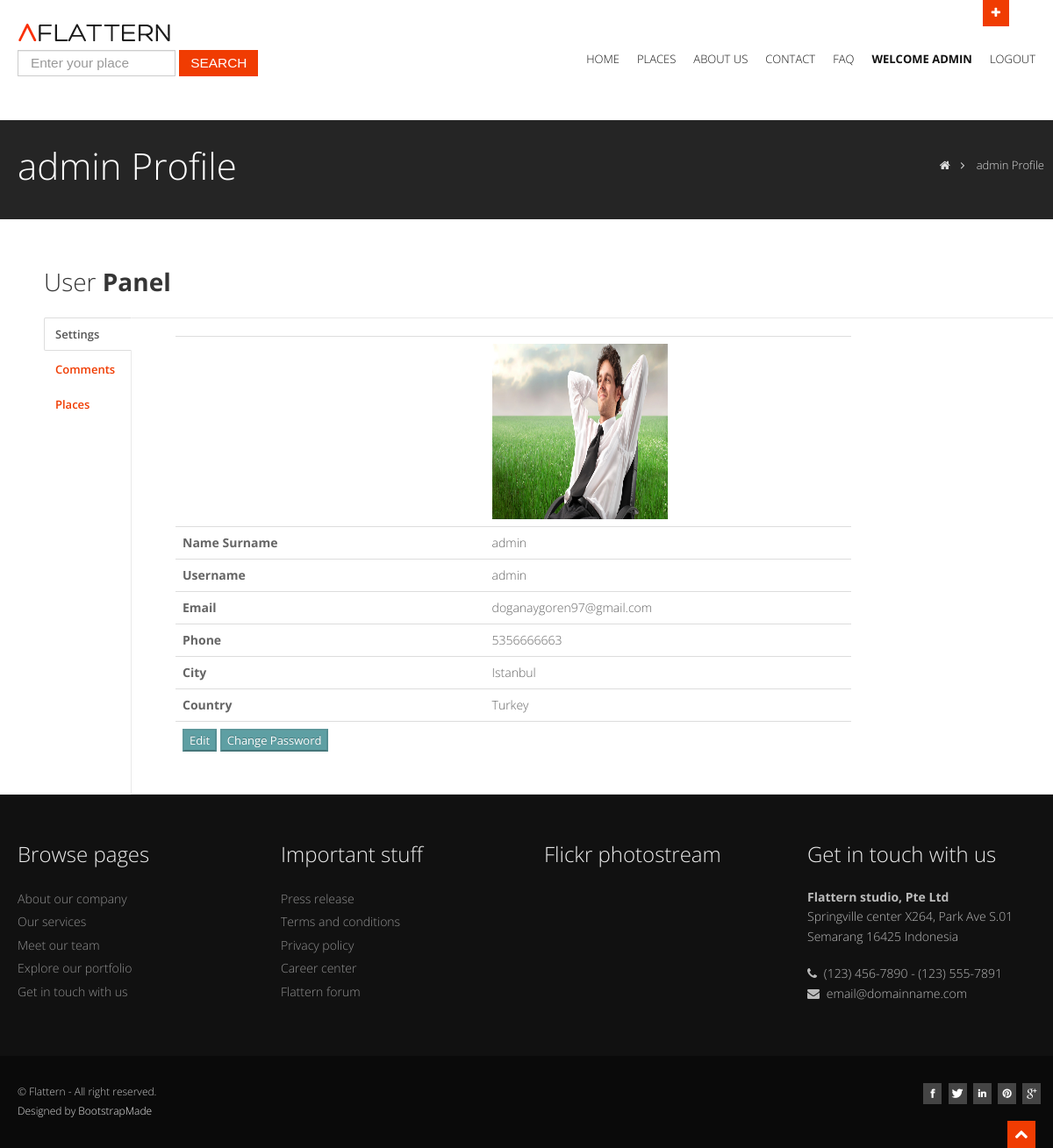
The page /user/profile (signed in) on the database as committed earlier.
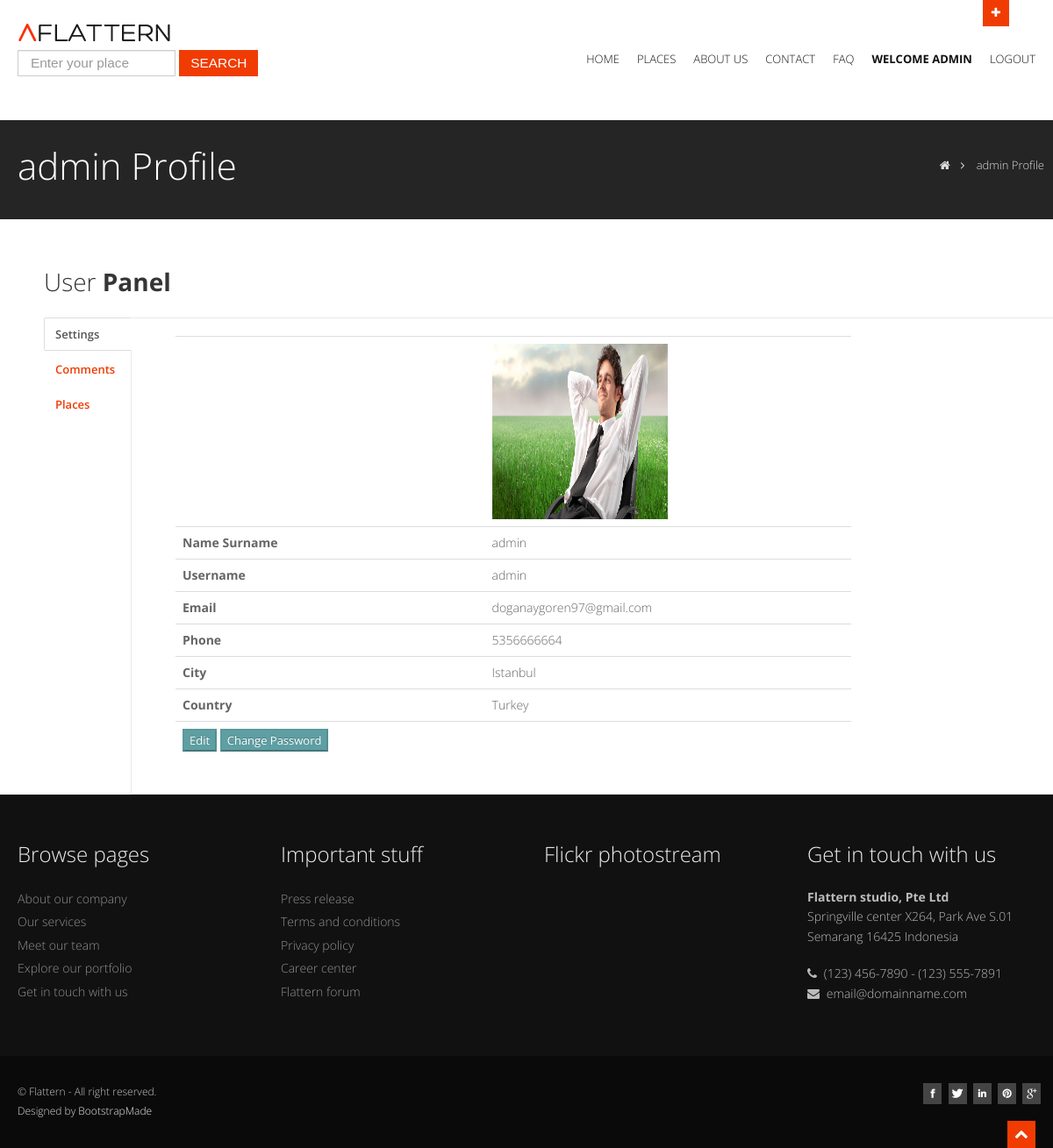
The same page on the database as committed later.
### home/models.py (models this page shows, shortened)
class UserProfile(models.Model):
	user=models.OneToOneField(User, on_delete=models.CASCADE)
	phone=models.CharField(blank=True, max_length=20)
	city=models.CharField(blank=True, max_length=20)
	country=models.CharField(blank=True, max_length=20)
	image=models.ImageField(blank=True,upload_to='images/users/')
	def image_tag(self):
		return mark_safe('<img src="{}" height="50" />'.format(self.image.url))
	image_tag.short_description='Image'

### user/views.py (the view)
# urls.py: path('profile', views.profile, name="profile"),
@login_required(login_url='/login')
def profile(request):
	current_user=request.user
	profile= UserProfile.objects.get(user_id=current_user.id)
	categories=Category.objects.all()
	comments=Comment.objects.filter(user_id=current_user.id).order_by('-id')
	places=Place.objects.filter(user_id=current_user.id).order_by('-id')
	content={ 'profile':profile, 'categories':categories, 'comments':comments, 'places':places,}
	return render(request, 'profile.html',content)

### user/templates/profile.html (shortened to what this page needs)
{% extends 'homebase.html' %}
{% block inner_headline %}
<section id="inner-headline">
    <div class="container">
        <div class="row">
            <div class="span4">
                <div class="inner-heading">
                    <h2>{{ user.first_name }} {{ user.last_name }} Profile</h2>
                </div>
            </div>
            <div class="span8">
                <ul class="breadcrumb">
                    <li><a href="/"><i class="icon-home"></i></a><i class="icon-angle-right"></i></li>
                    <li class="active">{{ user.first_name }} {{ user.last_name }} Profile</li>
                </ul>
            </div>
        </div>
    </div>
</section>
{% endblock %}
{% block main_content %}
              <div class="span12">
                <h4>User <strong>Panel</strong></h4>
                <div class="tabbable tabs-left">
                  <ul class="nav nav-tabs">
                    <li class="active"><a href="#topone" data-toggle="tab">Settings</a></li>
                    <li><a href="#toptwo" data-toggle="tab">Comments</a></li>
                    <li><a href="#topthree" data-toggle="tab">Places</a></li>
                  </ul>
                  <div class="tab-content">
                    <div class="tab-pane active" id="topone">
                   <div class="span8">
            <table class="table">
            	<tr>
            		<th></th>
            		<td><img style="height: 200px; width: 200px;" src="{{ profile.image.url }}"></td>
            	</tr>
            	<tr>
            		<th>Name Surname</th>
            		<td>{{ profile.user.first_name }} {{ profile.user.last_name }}</td>
            	</tr>
            	<tr>
            		<th>Username</th>
            		<td>{{ profile.user.username }}</td>
            	</tr>
            	<tr>
            		<th>Email</th>
            		<td>{{ profile.user.email }}</td>
            	</tr>
            	<tr>
            		<th>Phone</th>
            		<td>{{ profile.phone }}</td>
            	</tr>
            	<tr>
            		<th>City</th>
            		<td>{{ profile.city }}</td>
            	</tr>
            	<tr>
            		<th>Country</th>
            		<td>{{ profile.country }}</td>
            	</tr>
            	<tr>
            		<th><a href="/user/profile_edit"><button class="btn-info" type="submit">Edit</button></a> <a href="/user/change_password"><button class="btn-info" type="submit">Change Password</button></a> </th>
            		<td></td>
            	</tr>
            </table>
          </div>
                    </div>
                  </div>
                </div>
              </div>
{% endblock %}

### home/templates/homebase.html (shortened to what this page needs)
<!DOCTYPE html>
<html lang="en">
<head>
    {% load static %}
    <link href="{% static 'css/bootstrap.css' %}" rel="stylesheet" />
    <link href="{% static 'css/bootstrap-responsive.css' %}" rel="stylesheet" />
    <link href="{% static 'css/fancybox/jquery.fancybox.css' %}" rel="stylesheet">
    <link href="{% static 'css/jcarousel.css' %}" rel="stylesheet" />
    <link href="{% static 'css/flexslider.css' %}" rel="stylesheet" />
    <link href="{% static 'css/style.css' %}" rel="stylesheet" />
    <link href="{% static 'skins/default.css' %}" rel="stylesheet" />
    <link rel="stylesheet" href="https://ajax.googleapis.com/ajax/libs/jqueryui/1.11.4/themes/smoothness/jquery-ui.css">
</head>
<body>
    <div id="wrapper">
        <header>
            <div class="container ">
                <div id="header-hidden-link">
                    <a href="#" class="toggle-link" title="Click me you'll get a surprise" data-target=".hidden-top"><i></i>Open</a>
                </div>
                <div class="row nomargin">
                    <div class="span12">
                    </div>
                </div>
                <div class="row">
                    <div class="span4">
                        <div class="logo">
                            <a href="/"><img src="{% static 'img/logo.png' %}" alt="" class="logo" /></a>
                            <div class="widget">
                                <div class="ui-widget">
                                <form action="/place/search" method="post" class="form-search">
                                    <input placeholder="Enter your place" id="search" name="search" type="text" class="input-medium search-query">
                                    <button type="submit" class="btn btn-square btn-theme">Search</button>
                                </form>
                                </div>
                            </div>
                        </div>
                    </div>
                    <div class="span8">
                        <div class="navbar navbar-static-top">
                            <div class="navigation">
                                <nav>
                                    <ul class="nav topnav">
                                        <li>
                                            <a href="/">Home </a>
                                        </li>
                                        <li class="dropdown">
                                            <a href="/place">Places</a>
                                        </li>
                                            {% load mptt_tags %}
                                        <li>
                                            <a href="/about"> About Us </a>
                                        </li>
                                        <li>
                                            <a href="/contact">Contact </a>
                                        </li>
                                        <li>
                                            <a href="/faq">FAQ</a>
                                        </li>
                                        {% if user.id is not None %}
                                        <li>
                                            <a href="/user/profile"><strong>Welcome {{ user.first_name }}</strong></a>
                                        </li>
                                        <li>
                                            <a href="/logout">Logout</a>
                                        </li>
                                        {% else %}
                                        <li>
                                            <a href="/login">What are you waiting for? Sign In Here <i class="icon-circle-arrow-up"></i></a>
                                        </li>
                                        {% endif %}
                                    </ul>
                                </nav>
                            </div>
                        </div>
                    </div>
                </div>
            </div>
        </header>
      {% block inner_headline %}
      {% endblock %}
        <section id="content">
          <div class="container">
            {% block main_content %}
            {% endblock %}
            </div>
        </section>
        <footer>
            <div class="container">
                <div class="row">
                    <div class="span3">
                        <div class="widget">
                            <h5 class="widgetheading">Browse pages</h5>
                            <ul class="link-list">
                                <li><a href="#">About our company</a></li>
                                <li><a href="#">Our services</a></li>
                                <li><a href="#">Meet our team</a></li>
                                <li><a href="#">Explore our portfolio</a></li>
                                <li><a href="#">Get in touch with us</a></li>
                            </ul>
                        </div>
                    </div>
                    <div class="span3">
                        <div class="widget">
                            <h5 class="widgetheading">Important stuff</h5>
                            <ul class="link-list">
                                <li><a href="#">Press release</a></li>
                                <li><a href="#">Terms and conditions</a></li>
                                <li><a href="#">Privacy policy</a></li>
                                <li><a href="#">Career center</a></li>
                                <li><a href="#">Flattern forum</a></li>
                            </ul>
                        </div>
                    </div>
                    <div class="span3">
                        <div class="widget">
                            <h5 class="widgetheading">Flickr photostream</h5>
                        </div>
                    </div>
                    <div class="span3">
                        <div class="widget">
                            <h5 class="widgetheading">Get in touch with us</h5>
                            <address>
                <strong>Flattern studio, Pte Ltd</strong><br>
                 Springville center X264, Park Ave S.01<br>
                 Semarang 16425 Indonesia
              </address>
                            <p>
                                <i class="icon-phone"></i> (123) 456-7890 - (123) 555-7891
                                <br>
                                <i class="icon-envelope-alt"></i> email@domainname.com
                            </p>
                        </div>
                    </div>
                </div>
            </div>
            <div id="sub-footer">
                <div class="container">
                    <div class="row">
                        <div class="span6">
                            <div class="copyright">
                                <p>
                                    <span>&copy; Flattern - All right reserved.</span>
                                </p>
                                <div class="credits">
                                    Designed by <a href="https://bootstrapmade.com/">BootstrapMade</a>
                                </div>
                            </div>
                        </div>
                        <div class="span6">
                            <ul class="social-network">
                                <li><a href="#" data-placement="bottom" title="Facebook"><i class="icon-facebook icon-square"></i></a></li>
                                <li><a href="#" data-placement="bottom" title="Twitter"><i class="icon-twitter icon-square"></i></a></li>
                                <li><a href="#" data-placement="bottom" title="Linkedin"><i class="icon-linkedin icon-square"></i></a></li>
                                <li><a href="#" data-placement="bottom" title="Pinterest"><i class="icon-pinterest icon-square"></i></a></li>
                                <li><a href="#" data-placement="bottom" title="Google plus"><i class="icon-google-plus icon-square"></i></a></li>
                            </ul>
                        </div>
                    </div>
                </div>
            </div>
        </footer>
    </div>
    <a href="#" class="scrollup"><i class="icon-chevron-up icon-square icon-32 active"></i></a>
</body>
</html>

### home/static/css/style.css (style rules this page uses)
body { font-family: 'Open Sans', Arial, sans-serif; font-size: 14px; font-weight: 300; line-height: 1.6em; color: #656565; }
.container { padding: 0 20px 0 20px; position: relative; }
#wrapper { width: 100%; margin: 0; padding: 0; }
.row, .row-fluid { margin-bottom: 30px; }
.row.nomargin, .row-fluid.nomargin { margin-bottom: 0; }
#header-hidden-link { position: absolute; right: 60px; top: 0px; }
#header-hidden-link a.toggle-link, #header-hidden-link a.top-link { outline: 0; font-size: 0; line-height: 1; padding: 5px 10px; height: 20px; display: block; text-align: center; color: #fefefe; text-decoration: none; }
#header-hidden-link a.toggle-link i, #header-hidden-link a.top-link i { font-size: 16px; line-height: 1; }
#header-hidden-link a.toggle-link>i:before { content: "\f067"; font-family: 'FontAwesome'; font-size: 13px; font-weight: normal; font-style: normal; }
header { background: #fff; margin: 0; padding: 0; position: relative; }
header .logo { margin: -10px 0 0 0; float: left; }
header .logo img { margin-bottom: 10px; }
@media (min-width: 768px) { header .navigation { float: right; } }
header ul.nav li { border: none; margin: 0; }
header ul.nav li a { font-size: 12px; border: none; font-weight: 300; text-transform: uppercase; }
.navbar .nav>li>a { color: #111; text-shadow: none; }
ul.nav li.dropdown a { z-index: 1000; display: block; }
#content { position: relative; background: #fff; padding: 50px 0 0 0; }
#content img { max-width: 100%; height: auto; }
#inner-headline { background: #252525; position: relative; margin: 0; padding: 0; color: #fefefe; }
#inner-headline .inner-heading h2 { color: #fff; margin: 20px 0 0 0; }
#inner-headline ul.breadcrumb { margin: 30px 0 0; float: right; }
#inner-headline ul.breadcrumb li { margin-bottom: 0; padding-bottom: 0; }
#inner-headline ul.breadcrumb li { font-size: 13px; color: #ddd; }
#inner-headline ul.breadcrumb li i { color: #dedede; }
#inner-headline ul.breadcrumb li a { color: #fff; }
ul.link-list { margin: 0; padding: 0; list-style: none; }
ul.link-list li { margin: 0; padding: 2px 0 2px 0; list-style: none; }
footer ul.link-list li a { color: #919191; }
.widgetheading { width: 100%; padding: 0; }
footer .widgetheading { position: relative; }
footer { background: #111; padding: 50px 0 0 0; color: #bbb; }
footer a { color: #eee; }
footer h1, footer h2, footer h3, footer h4, footer h5, footer h6 { color: #eee; }
footer address { line-height: 1.6em; }
ul.social-network { list-style: none; margin: 0; }
ul.social-network li { display: inline; }
#sub-footer { background: #0a0a0a; text-shadow: none; color: #5d5d5d; padding: 0; padding-top: 30px; margin: 20px 0 0 0; }
#sub-footer p { margin: 0; padding: 0; }
#sub-footer span { color: #c7c7c7; }
.copyright { text-align: left; font-size: 12px; color: #ddd; }
#sub-footer ul.social-network { float: right; }
.scrollup { position: fixed; width: 32px; height: 32px; bottom: 0px; right: 20px; }
a.scrollup { outline: 0; }

### home/static/skins/default.css (style rules this page uses)
a, a:hover,a:focus,a:active, footer a.text-link:hover, strike, footer ul.link-list li a:hover, .post-meta span a:hover, footer a.text-link, ul.meta-post li a:hover, ul.cat li a:hover, ul.recent li h6 a:hover, ul.portfolio-categ li.active a, ul.portfolio-categ li.active a:hover, ul.portfolio-categ li a:hover,ul.related-post li h4 a:hover, span.highlight,article .post-heading h3 a:hover, .navbar .nav > .active > a,.navbar .nav > .active > a:hover,.navbar .nav > li > a:hover,.navbar .nav > li > a:focus,.navbar .nav > .active > a:focus, .validation { color:#F03C02; }
#header-hidden-link a.toggle-link, #header-hidden-link a.top-link { background:#F03C02; }
.btn-theme { border:1px solid #F03C02; background: #F03C02; }
[class^="icon-"].active, [class*=" icon-"].active { background-color: #F03C02; }

Rows that differ between the two databases and show on the page:
changed UserProfile "Istanbul": phone "5356666663" → "5356666664"
